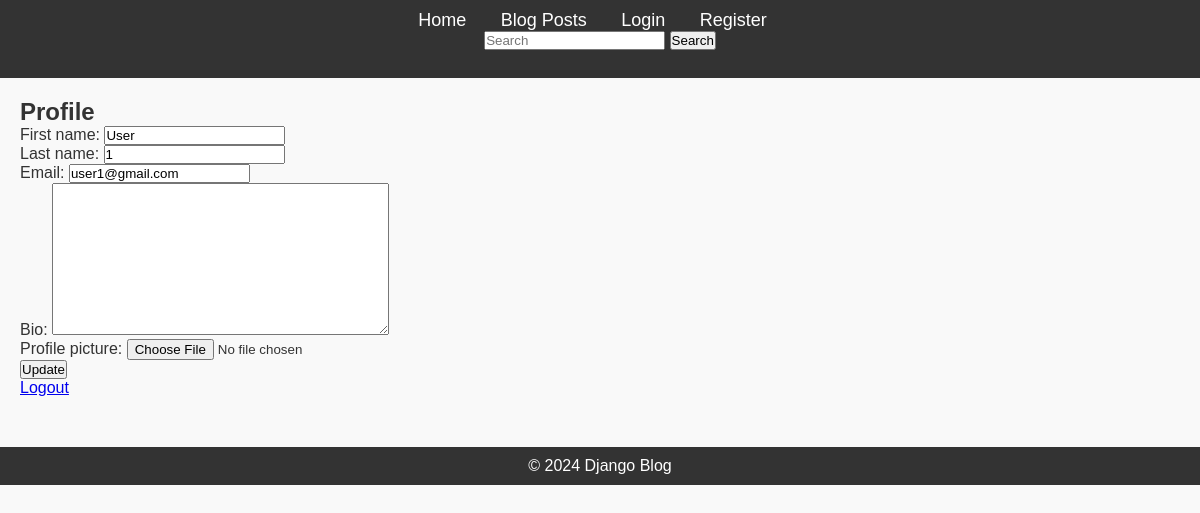
The app's page /profile/ (signed in) with its own data.
### blog/models.py (models this page shows)
class CustomUser(AbstractUser):
    first_name = models.CharField(max_length=100)
    last_name = models.CharField(max_length=100)
    email = models.EmailField(unique=True)
    bio = models.TextField(blank=True)
    profile_picture = models.ImageField(
        upload_to='profile_pics', blank=True, null=True)
    groups = models.ManyToManyField(
        'auth.Group',
        related_name='customuser_set',
        blank=True,
        help_text='The groups this user belongs to. A user will get all permissions granted to each of their groups.',
        verbose_name='groups',
    )
    user_permissions = models.ManyToManyField(
        'auth.Permission',
        related_name='customuser_set',
        blank=True,
        help_text='Specific permissions for this user.',
        verbose_name='user permissions',
    )
    objects = CustomUserManager()
    USERNAME_FIELD = 'email'
    REQUIRED_FIELDS = ['first_name', 'last_name', 'username']

### blog/views.py (the view)
# urls.py: path('profile/', views.profile, name='profile'),
@login_required
def profile(request):
    if request.method == 'POST':
        form = ProfileUpdateForm(request.POST, instance=request.user)
        if form.is_valid():
            form.save()
            messages.success(request, f'Your account has been updated!')
            return redirect('profile')
    else:
        form = ProfileUpdateForm(instance=request.user)
    context = {
        'form': form
    }
    return render(request, 'blog/profile.html', context)

### blog/forms.py
class ProfileUpdateForm(forms.ModelForm):
    class Meta:
        model = CustomUser
        fields = ['first_name', 'last_name', 'email', 'bio', 'profile_picture']

### blog/templates/blog/profile.html (shortened to what this page needs)
{% extends "blog/base.html" %}{% block title %}Profile{% endblock %}
{% block content %}
<h2>Profile</h2>
<form method="post" enctype="multipart/form-data">
  {% csrf_token %} {{ form.as_p }}
  <button type="submit">Update</button>
</form>
<a href="{% url 'logout' %}">Logout</a>
{% endblock %}

### blog/static/styles.css (style rules this page uses)
* { margin: 0; padding: 0; box-sizing: border-box; }
body { font-family: Arial, sans-serif; background-color: #f9f9f9; color: #333; }

### records on screen
CustomUser: first_name "User", last_name "1", email "user1@gmail.com"
